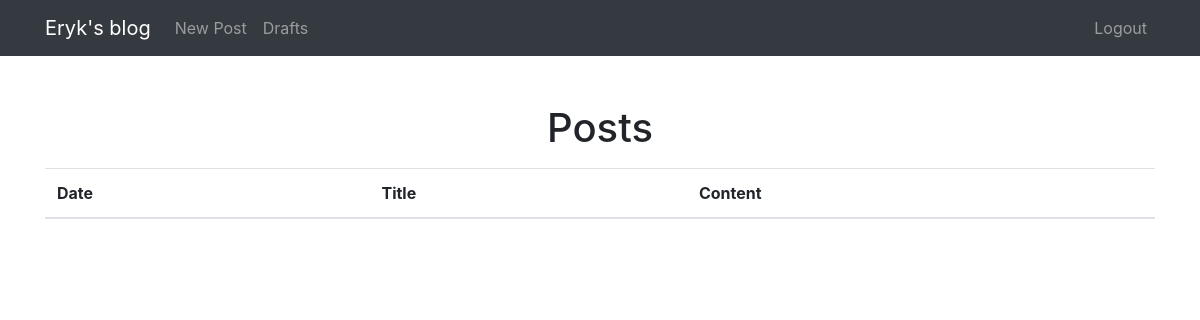
The app's page /drafts (signed in), older data.
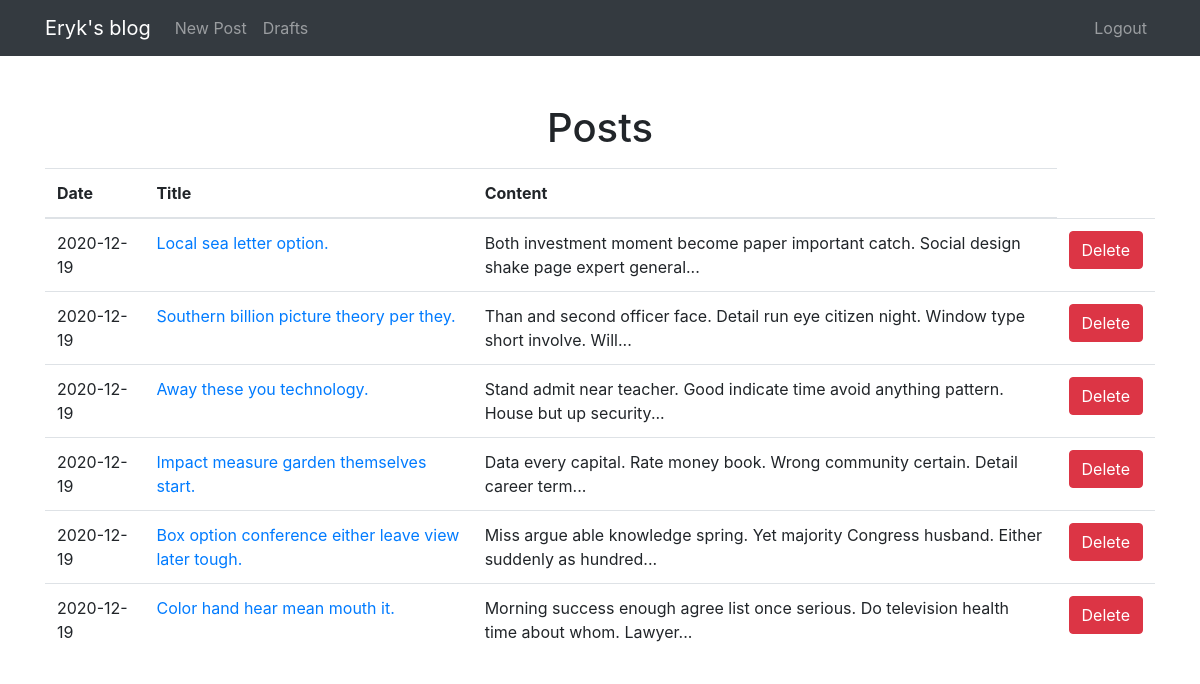
The same page, newer data.
### blog/models.py (models this page shows)
class Entry(db.Model):
    id = db.Column(db.Integer, primary_key=True)
    title = db.Column(db.String(80), nullable=False)
    body = db.Column(db.Text, nullable=False)
    pub_date = db.Column(db.DateTime, nullable=False,
        default=datetime.datetime.utcnow)
    is_published = db.Column(db.Boolean, default=False)

### blog/routes.py (the view)
@app.route("/drafts")
@login_required
def list_drafts():
    drafts = Entry.query.filter_by(is_published=False).order_by(
        Entry.pub_date.desc())
    return render_template('drafts.html', drafts=drafts)

### blog/routes.py (called while the page is built)
def login_required(view_func):
    @functools.wraps(view_func)
    def check_permissions(*args, **kwargs):
        if session.get('logged_in'):
            return view_func(*args, **kwargs)
        return redirect(url_for('login', next=request.path))
    return check_permissions

### blog/templates/drafts.html
{% extends "index.html" %}
{% block content %}
<table class="table">
    <thead>
        <tr>
            <th>Date</th>
            <th>Title</th>
            <th>Content</th>
        </tr>
    </thead>
    <tbody>
    {% for draft in drafts %}
        <tr>
            <td>{{ draft.pub_date.strftime('%Y-%m-%d') }}</td>
            <td>
                <a href="/edit-post/{{ draft.id }}">{{ draft.title }}</a>
            </td>
            <td>
                {{ draft.body|truncate(100) }}
            </td>
            <td>
                <form action="/delete/{{ draft.id }}" method="POST">
                    <button type="submit" class="btn btn-danger">Delete</button>
                </form>
            </td>
        </tr>
        {% endfor %}
    </tbody>
</table>
{% endblock %}

### blog/templates/index.html (shortened to what this page needs)
<!DOCTYPE html>
<html lang="en">
<head>
  <link rel="stylesheet" href="https://stackpath.bootstrapcdn.com/bootstrap/4.4.1/css/bootstrap.min.css">
</head>
<body>
  <nav class="navbar navbar-expand-lg navbar-dark bg-dark static-top">
    <div class="container">
      <a class="navbar-brand" href="/">Eryk's blog</a>
      <div class="collapse navbar-collapse" id="navbarResponsive">
        <ul class="navbar-nav">
          <li class="nav-item">
            <a class="nav-link" href="/create">New Post</a>
          </li>
          <li class="nav-item">
            <a class="nav-link" href="/drafts">Drafts</a>
          </li>
        </ul>
        <ul class="navbar-nav ml-auto">
          <li class="nav-item">
            {% if session.logged_in %}
            <a class="nav-link" href="/logout">Logout</a>
            {% else %}
            <a class="nav-link" href="/login">Login</a>
            {% endif %}
          </li>
        </ul>
      </div>
    </div>
  </nav>
  <div class="container">
    <div class="row">
      <div class="col-lg-12 text-center">
        <h1 class="mt-5">Posts</h1>
      </div>
    </div>
      {% block content %}
      {% endblock %}
    </div>
</body>
</html>

Row changes from the older to the newer data that the page shows:
added Entry: pub_date "2020-12-19", title "Local sea letter option.", body "Both investment moment become paper important catch. Social design shake page expert general..."
added Entry: pub_date "2020-12-19", title "Southern billion picture theory per they.", body "Than and second officer face. Detail run eye citizen night. Window type short involve. Will..."
added Entry: pub_date "2020-12-19", title "Away these you technology.", body "Stand admit near teacher. Good indicate time avoid anything pattern. House but up security..."
added Entry: pub_date "2020-12-19", title "Impact measure garden themselves start.", body "Data every capital. Rate money book. Wrong community certain. Detail career term..."
added Entry: pub_date "2020-12-19", title "Box option conference either leave view later tough.", body "Miss argue able knowledge spring. Yet majority Congress husband. Either suddenly as hundred..."
added Entry: pub_date "2020-12-19", title "Color hand hear mean mouth it.", body "Morning success enough agree list once serious. Do television health time about whom. Lawyer..."
